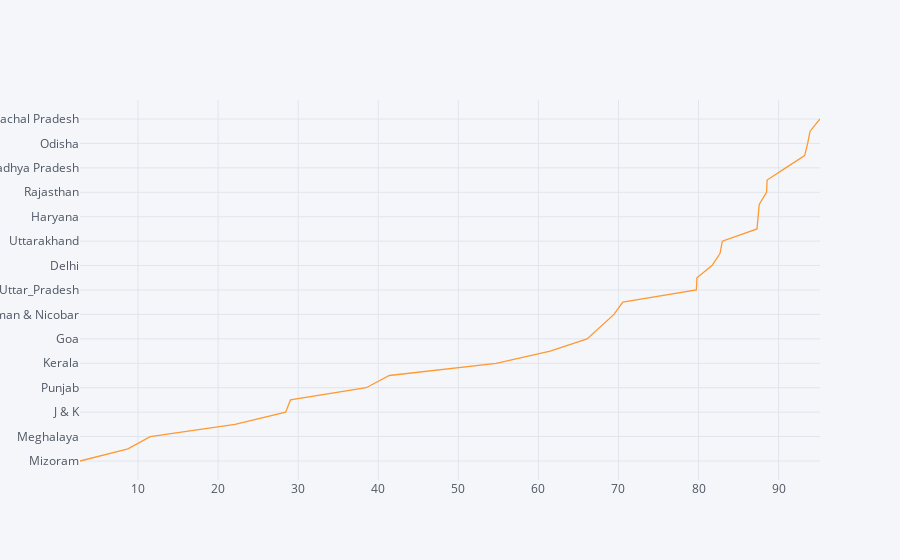

The code cell stored with this chart in its notebook:
### Markdown cell above
# Interactive Graph for Hinduism in all states

### Code cell
plt.figure(figsize=(100,40))
df.sort_values(by='Hinduism',inplace=True)
sns.set_context('poster',font_scale=5)
fig1=df.iplot(kind='scatter',x='Hinduism',y='States')
plt.tight_layout()

### Figure 1 — Plotly figure (JSON) as saved in the notebook; plotly's stock layout.template omitted (floating-point values rounded to 4 significant figures)
{"data": [{"line": {"color": "rgba(255, 153, 51, 1.0)", "dash": "solid", "shape": "linear", "width": 1.3}, "mode": "lines", "name": "States", "text": "", "type": "scatter", "uid": "d9bd3249-d6e6-4d8a-8220-7e98f814d1dc", "x": [2.75, 8.74, 11.52, 22.11, 28.43, 29.04, 38.49, 41.39, 54.73, 61.47, 66.08, 67.8, 69.44, 70.54, 79.73, 79.8, 81.68, 82.69, 82.97, 87.3, 87.46, 87.58, 88.49, 88.57, 90.89, 93.25, 93.63, 93.93, 95.17], "y": ["Mizoram", "Nagaland", "Meghalaya", "Lakshadweep", "J & K", "Arunachal Pradesh", "Punjab", "Manipur", "Kerala", "Assam", "Goa", "Jharkhand", "Andaman & Nicobar", "West Bengal", "Uttar_Pradesh", "Maharashtra", "Delhi", "Bihar", "Uttarakhand", "Puducherry", "Haryana", "Tamil Nadu", "Rajasthan", "Gujarat", "Madhya Pradesh", "Chhattisgarh", "Odisha", "Dadra & Nagra", "Himachal Pradesh"]}], "layout": {"legend": {"bgcolor": "#F5F6F9", "font": {"color": "#4D5663"}}, "paper_bgcolor": "#F5F6F9", "plot_bgcolor": "#F5F6F9", "title": {"font": {"color": "#4D5663"}}, "xaxis": {"gridcolor": "#E1E5ED", "showgrid": true, "tickfont": {"color": "#4D5663"}, "title": {"font": {"color": "#4D5663"}, "text": ""}, "zerolinecolor": "#E1E5ED"}, "yaxis": {"gridcolor": "#E1E5ED", "showgrid": true, "tickfont": {"color": "#4D5663"}, "title": {"font": {"color": "#4D5663"}, "text": ""}, "zerolinecolor": "#E1E5ED"}}}
